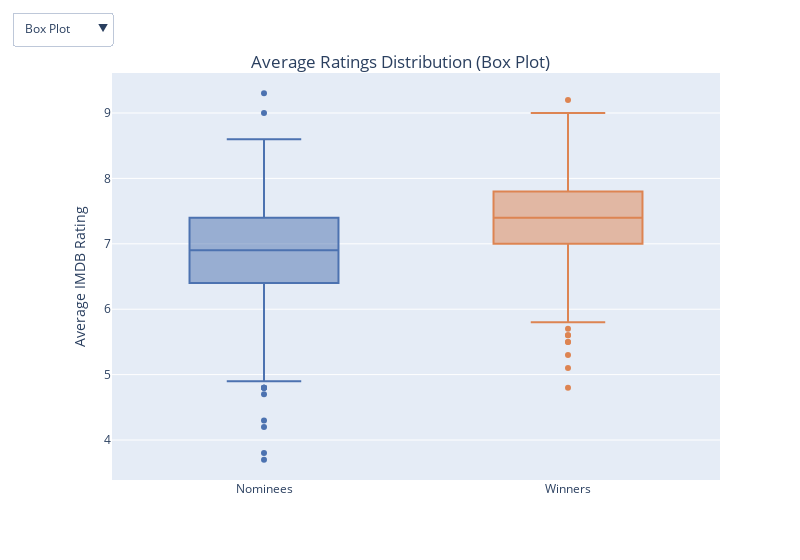

Write notebook code for a chart like this one.
### Code cell
import plotly.express as px
import pandas as pd
import plotly.io as pio

# Assuming load_oscar_winners_nominees_all_categories() is defined elsewhere
oscar_winners, oscar_nominees = q1.load_oscar_winners_nominees_all_categories()

# Combine the DataFrames
all_movies = pd.concat([oscar_winners, oscar_nominees])
all_movies['any_win'] = all_movies['any_win'].astype(str)

# Create Box Plot
fig_box = px.box(
    all_movies, 
    x="any_win",
    y="averageRating", 
    color="any_win",
    category_orders={"any_win": ["False", "True"]},
    custom_data=["primaryTitle"],
    color_discrete_map={"False": "#4c72b0", "True": "#dd8452"}
)

fig_box.update_traces(
    hovertemplate=(
        "<b>Title:</b> %{customdata[0]}<br>"
        "<b>Average Rating:</b> %{y}<extra></extra>"
    ),
    visible=True  # Show Box Plot by default
)

# Create Strip Plot (Raw Points)
fig_strip = px.strip(
    all_movies, 
    x="any_win", 
    y="averageRating", 
    color="any_win",
    category_orders={"any_win": ["False", "True"]},
    custom_data=["primaryTitle"],
    color_discrete_map={"False": "#4c72b0", "True": "#dd8452"},
)

fig_strip.update_traces(
    hovertemplate=(
        "<b>Title:</b> %{customdata[0]}<br>"
        "<b>Average Rating:</b> %{y}<extra></extra>"
    ),
    marker=dict(
        size=8,           # Adjust the size of the circles
        symbol='circle-open',  # Ensure points are circular
        opacity=1.0     # Optional for better visibility
    ),
    visible=False, # Hide Raw Points initially
    jitter=1,  # Add jitter for better visibility
)

# Combine Both Figures
fig_box.add_traces(fig_strip.data)

# Add Dropdown Menu
fig_box.update_layout(
    updatemenus=[
        dict(
            buttons=[
                dict(
                    label="Box Plot",
                    method="update",
                    args=[
                        {"visible": [True, True, False, False]},  # Show both box traces, hide both strip traces
                        {"title.text": "Average Ratings Distribution (Box Plot)"}
                    ],
                ),
                dict(
                    label="Raw Points",
                    method="update",
                    args=[
                        {"visible": [False, False, True, True]},  # Hide both box traces, show both strip traces
                        {"title.text": "Average Ratings Distribution (Raw Points)"}
                    ],
                ),
            ],
            direction="down",
            x=0,
            xanchor="right",
            y=1.15,
            yanchor="top",
        )
    ],
    title={
        'text': "Average Ratings Distribution (Box Plot)",
        'y': 0.9, 
        'x': 0.5, 
        'xanchor': 'center',
        'yanchor': 'top'
    },
    xaxis=dict(
        title="",
        tickvals=["False", "True"],
        ticktext=["Nominees", "Winners"]
    ),
    yaxis=dict(title="Average IMDB Rating"),
    showlegend=False,
    width=800,
)


# Show the interactive plot
fig_box.show()

pio.write_html(fig_box, file="output/boxplot.html", full_html=False)

### Figure 1 — Plotly figure (JSON) as saved in the notebook; plotly's stock layout.template omitted (floating-point values rounded to 4 significant figures; data arrays with more than 128 entries replaced by an {"elided": "..."} marker saying what was removed)
{"data": [{"alignmentgroup": "True", "customdata": {"elided": "1678x1 str values"}, "hovertemplate": "<b>Title:</b> %{customdata[0]}<br><b>Average Rating:</b> %{y}<extra></extra>", "legendgroup": "False", "marker": {"color": "#4c72b0"}, "name": "False", "notched": false, "offsetgroup": "False", "orientation": "v", "showlegend": true, "type": "box", "visible": true, "x": {"elided": "1678 str values"}, "x0": " ", "xaxis": "x", "y": {"elided": "1678 float values"}, "y0": " ", "yaxis": "y"}, {"alignmentgroup": "True", "customdata": {"elided": "690x1 str values"}, "hovertemplate": "<b>Title:</b> %{customdata[0]}<br><b>Average Rating:</b> %{y}<extra></extra>", "legendgroup": "True", "marker": {"color": "#dd8452"}, "name": "True", "notched": false, "offsetgroup": "True", "orientation": "v", "showlegend": true, "type": "box", "visible": true, "x": {"elided": "690 str values"}, "x0": " ", "xaxis": "x", "y": {"elided": "690 float values"}, "y0": " ", "yaxis": "y"}, {"alignmentgroup": "True", "boxpoints": "all", "customdata": {"elided": "1678x1 str values"}, "fillcolor": "rgba(255,255,255,0)", "hoveron": "points", "hovertemplate": "<b>Title:</b> %{customdata[0]}<br><b>Average Rating:</b> %{y}<extra></extra>", "jitter": 1, "legendgroup": "False", "line": {"color": "rgba(255,255,255,0)"}, "marker": {"color": "#4c72b0", "opacity": 1, "size": 8, "symbol": "circle-open"}, "name": "False", "offsetgroup": "False", "orientation": "v", "pointpos": 0, "showlegend": true, "type": "box", "visible": false, "x": {"elided": "1678 str values"}, "x0": " ", "xaxis": "x", "y": {"elided": "1678 float values"}, "y0": " ", "yaxis": "y"}, {"alignmentgroup": "True", "boxpoints": "all", "customdata": {"elided": "690x1 str values"}, "fillcolor": "rgba(255,255,255,0)", "hoveron": "points", "hovertemplate": "<b>Title:</b> %{customdata[0]}<br><b>Average Rating:</b> %{y}<extra></extra>", "jitter": 1, "legendgroup": "True", "line": {"color": "rgba(255,255,255,0)"}, "marker": {"color": "#dd8452", "opacity": 1, "size": 8, "symbol": "circle-open"}, "name": "True", "offsetgroup": "True", "orientation": "v", "pointpos": 0, "showlegend": true, "type": "box", "visible": false, "x": {"elided": "690 str values"}, "x0": " ", "xaxis": "x", "y": {"elided": "690 float values"}, "y0": " ", "yaxis": "y"}], "layout": {"boxmode": "overlay", "legend": {"title": {"text": "any_win"}, "tracegroupgap": 0}, "margin": {"t": 60}, "showlegend": false, "title": {"text": "Average Ratings Distribution (Box Plot)", "x": 0.5, "xanchor": "center", "y": 0.9, "yanchor": "top"}, "updatemenus": [{"buttons": [{"args": [{"visible": [true, true, false, false]}, {"title.text": "Average Ratings Distribution (Box Plot)"}], "label": "Box Plot", "method": "update"}, {"args": [{"visible": [false, false, true, true]}, {"title.text": "Average Ratings Distribution (Raw Points)"}], "label": "Raw Points", "method": "update"}], "direction": "down", "x": 0, "xanchor": "right", "y": 1.15, "yanchor": "top"}], "width": 800, "xaxis": {"anchor": "y", "categoryarray": ["False", "True"], "categoryorder": "array", "domain": [0, 1], "ticktext": ["Nominees", "Winners"], "tickvals": ["False", "True"], "title": {"text": ""}}, "yaxis": {"anchor": "x", "domain": [0, 1], "title": {"text": "Average IMDB Rating"}}}}
